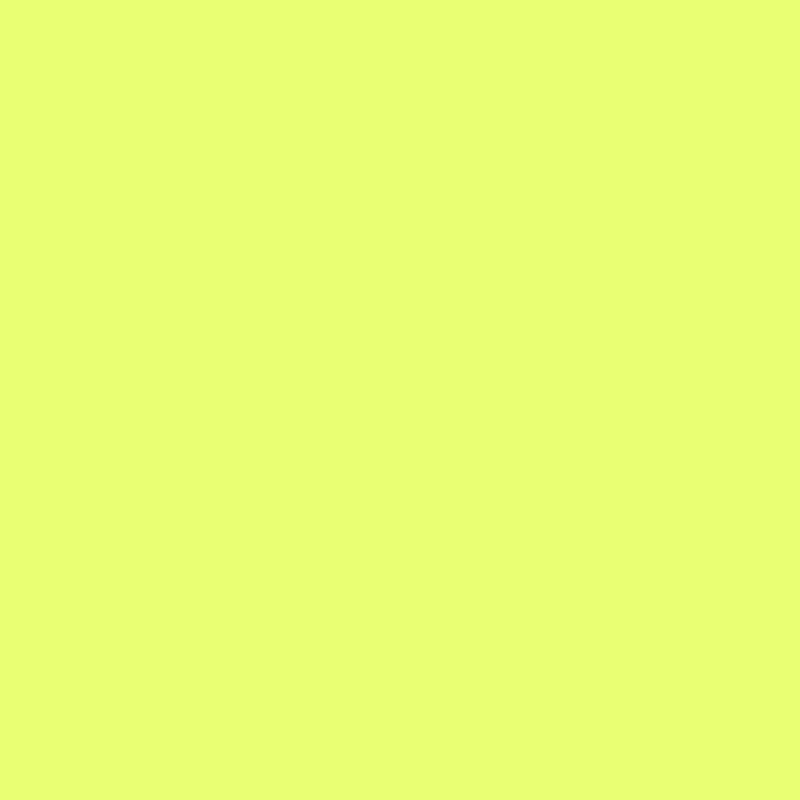
Frame 1 (no input)
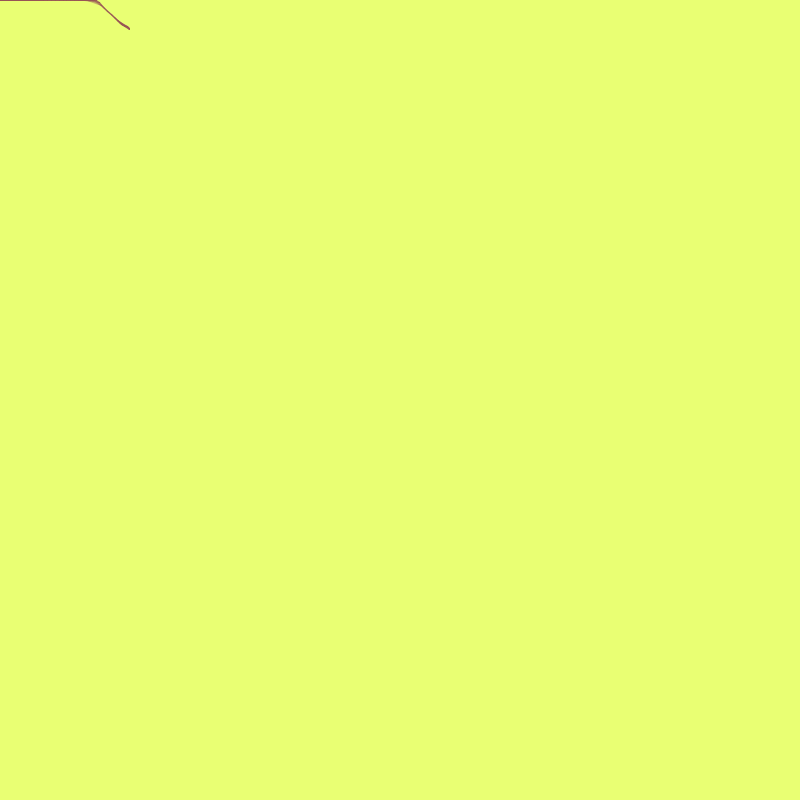
Frame 60 (the mouse pressed at the canvas centre just before this capture)
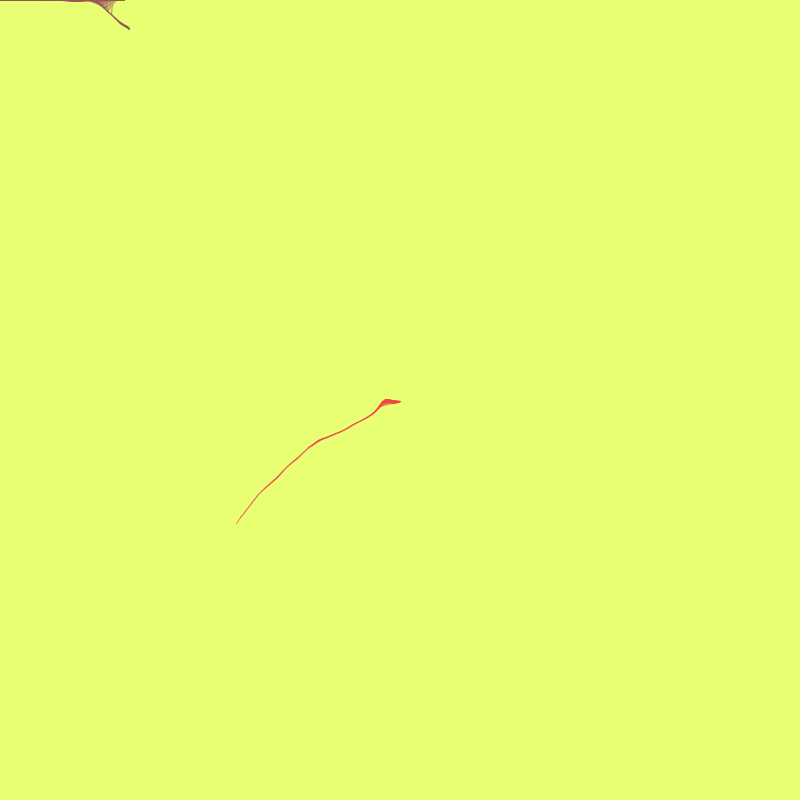
Frame 120 (the mouse held since frame 60 and released just before this capture)

The Processing sketch that drew these frames (run headless with seeded random() and noise(); from frame 60 on, the mouse is pressed at the canvas centre):

// Processing sketch: processing_109809
// ── processing_109809.pde

float[] x = new float [1]; // X-coordinates
float[] y = new float [1]; // Y-coordinates
color[] c = new color[1]; // colour
PVector[] p = new PVector[1];
ArrayList historyGlobal;
  
void setup() {
  size(800, 800);
  colorMode(HSB, 140, 450, 200);
  background(27,247,205);
  x[0] = random(width/4);
  y[0] = random(height/7);
  c[0] = color(random(60, 330), random(30, 730), random(50, 130));
  p[0] = new PVector (random(0,1), random(-1,1));
   
  // the history global array is a list of all the points from each
  // line
  historyGlobal  = new ArrayList(); 
  // Add an array to a global array. A new one is created each time
  // the mouse button is clicked.
  historyGlobal.add(new ArrayList());
}
 
/**
  draw: draws the random lines and joins them with previous points
*/
void draw() {
  for (int i = 0; i < x.length; i++) {
    //update vector
    p[i].x = p[i].x + random(-0.8, 0.8);
    p[i].y = p[i].y + random(-0.8, 0.8);
    // constrain the vector
    p[i].x = constrain (p[i].x, -4, 4);
    p[i].y = constrain (p[i].y, -9, 9);
    // Update the position of the point with a vector
    x[i] += p[i].x; // Add a small amount to x-coordinate
    y[i] += p[i].y; // Add a small amount to y-coordinate
    x[i] = constrain(x[i], 0, width); // Constrain x to width of display
    y[i] = constrain(y[i], 0, height); // Constrain y to height of display
       
    // Draw the point
    strokeWeight(1);
    stroke(c[i], random (100, 70));
         
    // Get the current array element from the global history array
    ArrayList history = (ArrayList) historyGlobal.get(i);
    // Loop through the current array for the current line
    for(int ii=0; ii<history.size(); ii++){
      PVector histP = (PVector) history.get(ii);
      // Fill in the gap between the current line point and
      // previous historical points of the current array element
      if(dist(x[i], y[i], histP.x, histP.y) < 15){
        line(x[i], y[i], histP.x, histP.y);
      }
    }   
     
    // Add the current point to the history
    history.add(new PVector(x[i], y[i]));      
  }
}
  
/**
  mousePressed event: adds more generative lines on each mouse click
*/
void mousePressed() {
  x = append(x, mouseX);
  y = append(y, mouseY);
  c = append(c, color(random(30, 330), random(30, 330), random(30, 330)));
  PVector newP = new PVector (random(0,1), random(-1,1));
  p = (PVector[])append(p, newP);
  // Add a new array to the global history array
  historyGlobal.add(new ArrayList());
}
